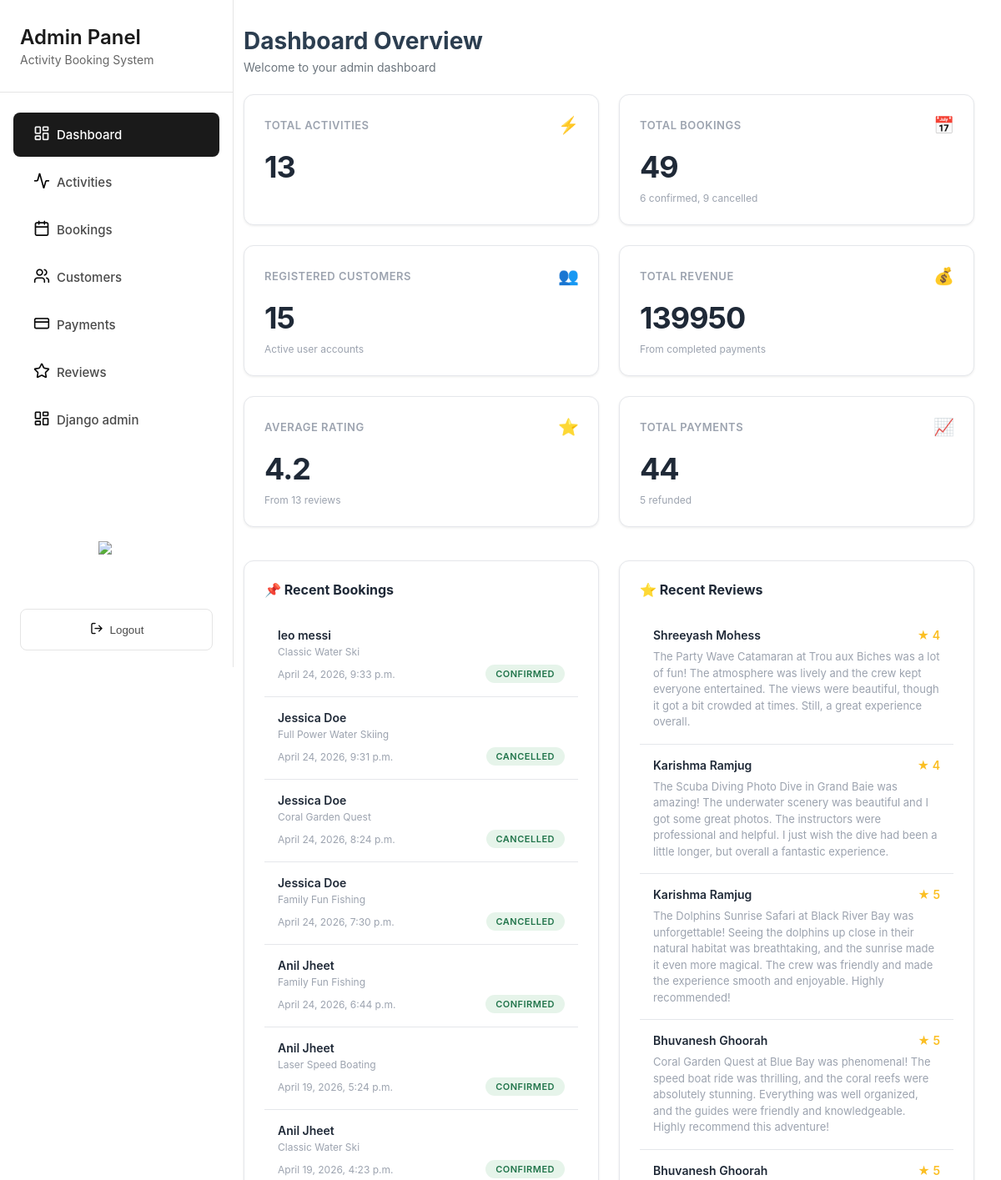
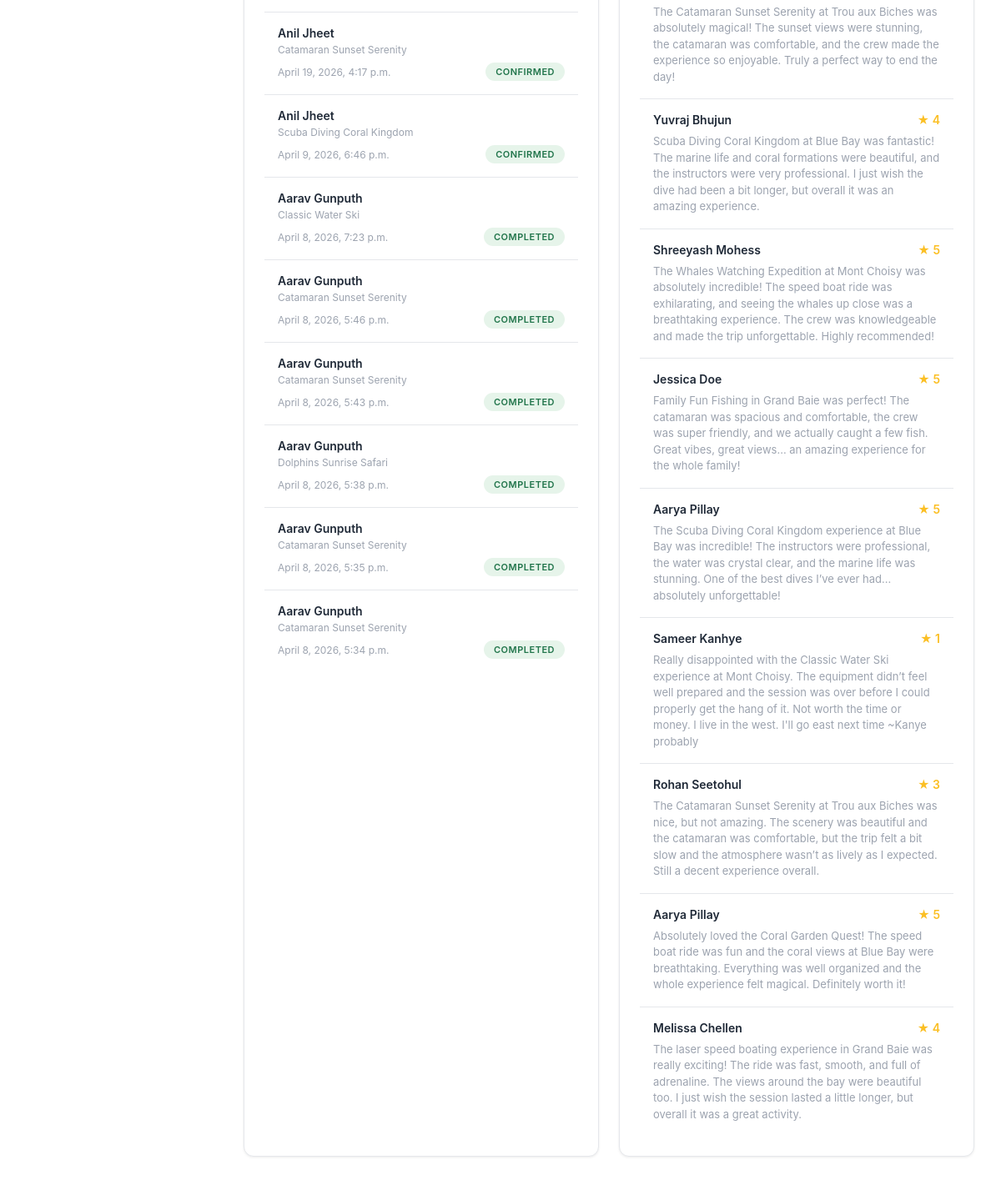
The page /grandblue/admin/dashboard/ (signed in) on the database as committed earlier (2 pictures, top to bottom).
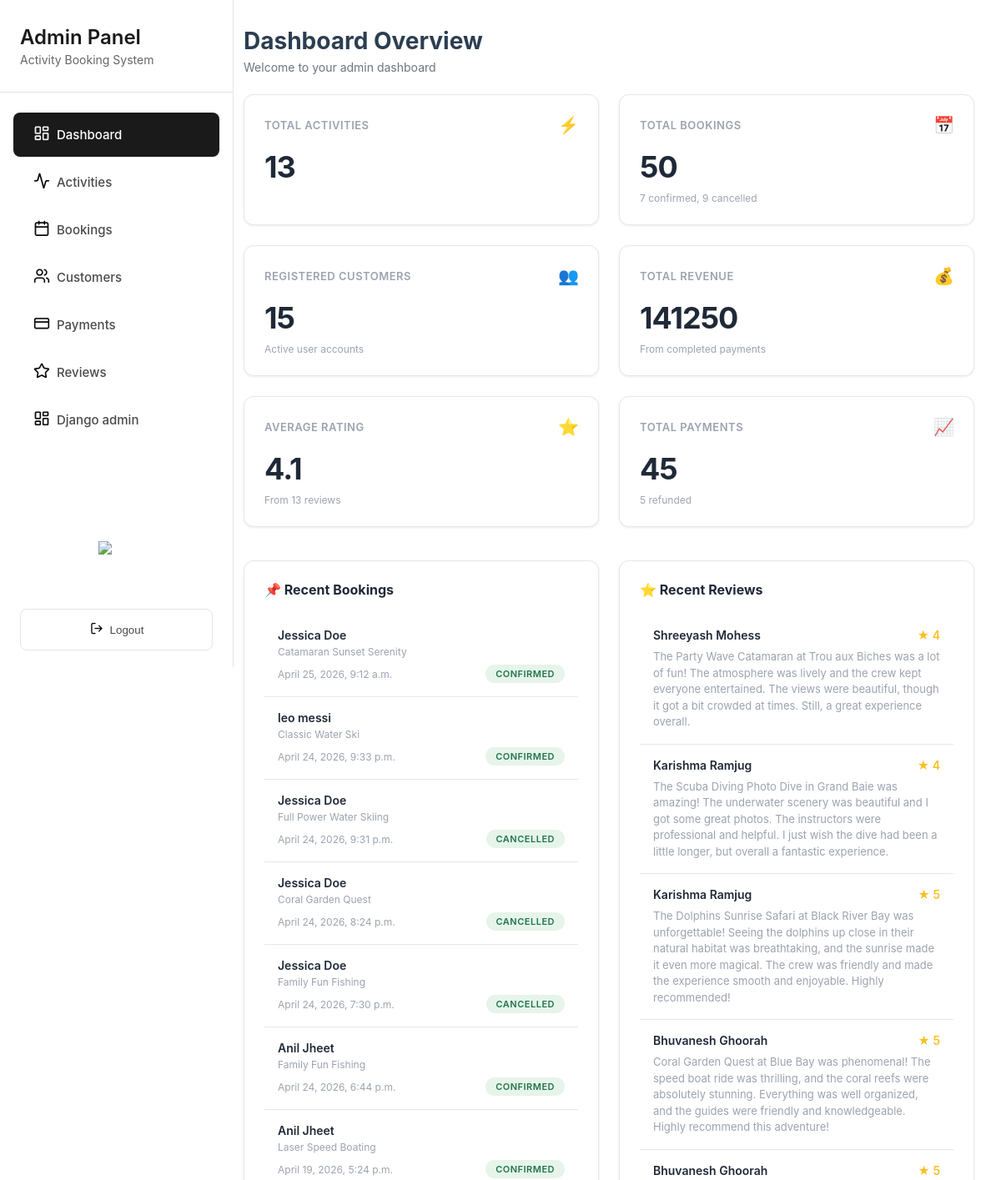
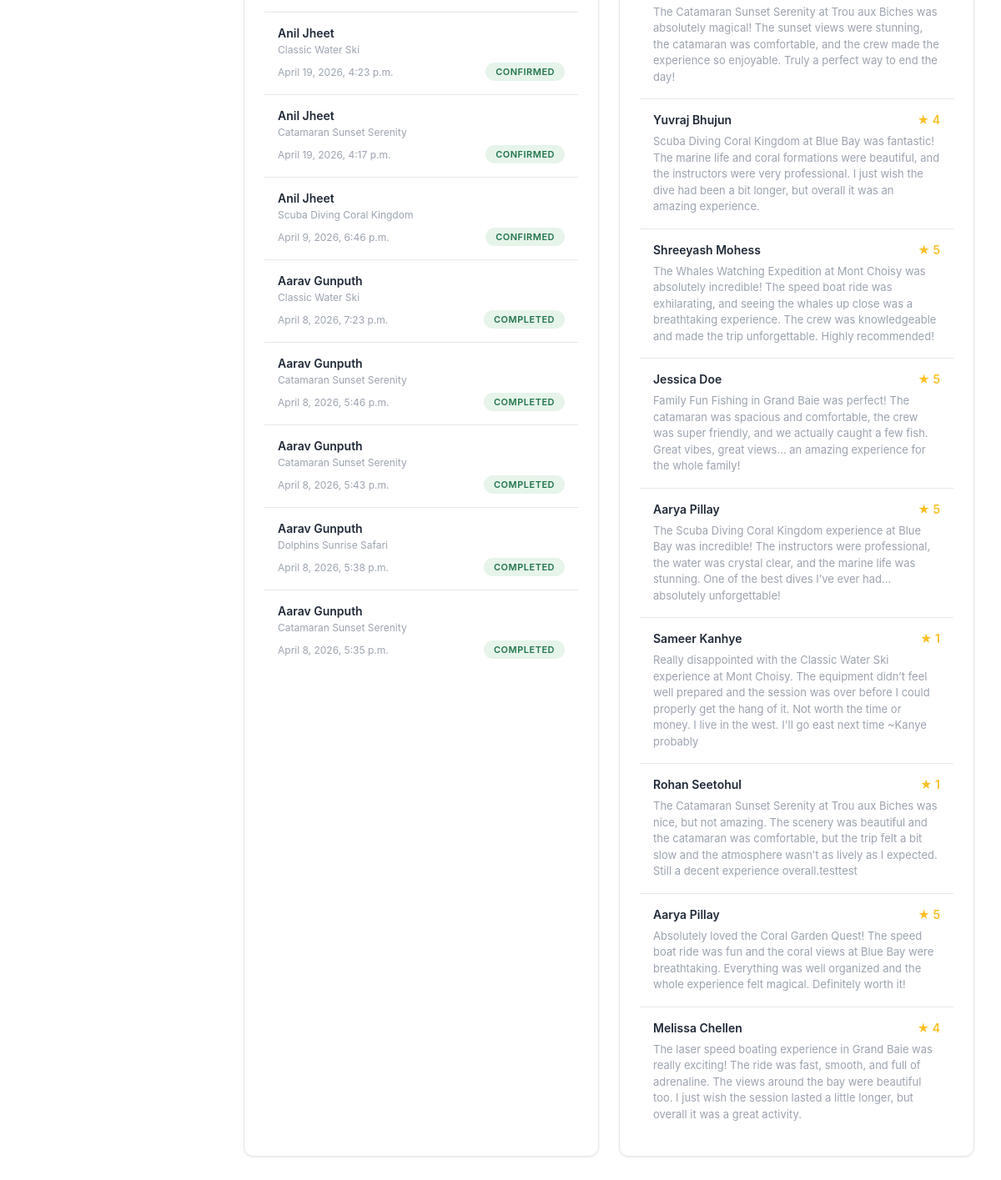
The same page on the database as committed later (2 pictures, top to bottom).
### merger/models.py (models this page shows, shortened)
class Booking(models.Model):
    class Status(models.TextChoices):
        CONFIRMED = "CONFIRMED", "Confirmed"
        CANCELLED = "CANCELLED", "Cancelled"
        COMPLETED = "COMPLETED", "Completed"
    customer = models.ForeignKey(User, related_name="bookings", on_delete=models.CASCADE)
    activity = models.ForeignKey(Activity, related_name="bookings", on_delete=models.CASCADE)
    date = models.DateField(help_text="Selected date for the activity")
    group_size = models.PositiveIntegerField(default=1)
    price_total = models.PositiveIntegerField(help_text="Total price (Rs)")
    status = models.CharField(max_length=12, choices=Status.choices, default=Status.CONFIRMED)
    created_at = models.DateTimeField(auto_now_add=True)
    cancelled_at = models.DateTimeField(blank=True, null=True)
    cancellation_reason = models.TextField(blank=True)
    class Meta:
        ordering = ["-created_at"]
        indexes = [
            models.Index(fields=["status"]),
            models.Index(fields=["date"]),
            models.Index(fields=["customer", "created_at"]),
        ]
        constraints = [
            models.CheckConstraint(
                condition=Q(date__gt=F("created_at")),
                name="booking_date_after_creation"
            ),
        ]

class User(AbstractUser):
    email = models.EmailField(blank=True, unique=True)
    date_joined = models.DateTimeField(default=timezone.now)
    phone = models.CharField(max_length=20, blank=True)
    total_bookings = models.PositiveIntegerField(default=0)
    total_spent = models.DecimalField(max_digits=10, decimal_places=2, default=0.00)
    USERNAME_FIELD = 'email'
    REQUIRED_FIELDS = []
    class Meta:
        ordering = ['email']

class Activity(models.Model):
    ACTIVITY_TYPES = [
        ("Catamaran", "Catamaran"),
        ("Scuba diving", "Scuba diving"),
        ("Dolphin watching", "Dolphin watching"),
        ("Water ski", "Water ski"),
        ("Speed boat", "Speed boat"),
    ]
    name = models.CharField(max_length=255)
    activity_type = models.CharField(max_length=120, blank=True, choices=ACTIVITY_TYPES)
    description = models.TextField()
    base_price = models.PositiveIntegerField(help_text="Price per pax (Rs)")
    location = models.CharField(max_length=120, blank=True)
    latitude = models.FloatField(null=True, blank=True)
    longitude = models.FloatField(null=True, blank=True)
    duration = models.CharField(max_length=60, blank=True)
    max_participants = models.PositiveIntegerField()
    created_at = models.DateTimeField(auto_now_add=True)
    activity_rules = models.TextField(blank=True, help_text="One rule per line")
    safety_equipment = models.TextField(blank=True, help_text="One item per line")
    cancellation_policy = models.TextField(blank=True, help_text="One policy per line")
    map_embed_url = models.TextField(blank=True)
    map_location_description = models.TextField(blank=True)
    class Meta:
        ordering = ["name"]
        indexes = [
            models.Index(fields=["name"]),
            models.Index(fields=["activity_type"]),
            models.Index(fields=["location"]),
        ]
        verbose_name = "Activity"
        verbose_name_plural = "Activities"

class BookingReview(models.Model):
    booking = models.OneToOneField(Booking, related_name="review", on_delete=models.CASCADE)
    customer = models.ForeignKey(User, related_name="reviews", on_delete=models.CASCADE)
    rating = models.PositiveSmallIntegerField(help_text="1-5")
    comment = models.TextField(blank=True)
    is_deleted = models.BooleanField(default=False)
    created_at = models.DateTimeField(auto_now_add=True)
    class Meta:
        ordering = ["-created_at"]
        constraints = [
            models.CheckConstraint(
                condition=models.Q(rating__gte=1, rating__lte=5),
                name="bookingreview_rating_between_1_and_5",
            ),
        ]
        indexes = [models.Index(fields=["customer", "created_at"])]

### merger/shared_views.py (the view)
# urls.py: path('admin/dashboard/', DashboardView.as_view(), name='dashboard'),
class DashboardView(LoginRequiredMixin, StaffRequiredMixin, TemplateView):
    template_name = 'admin_dashboard.html'
    def get_context_data(self, **kwargs):
        context = super().get_context_data(**kwargs)
        stats = Booking.objects.aggregate(
            cancelled=Count('id', filter=Q(status='CANCELLED')),
            confirmed=Count('id', filter=Q(status='CONFIRMED')),
            completed=Count('id', filter=Q(status='COMPLETED')),
        )
        avg_rating = BookingReview.objects.exclude(is_deleted=True).aggregate(average=Avg('rating'))['average'] or 0
        context.update({
            'active_class': "dashboard",
            'cancelled_booking': stats['cancelled'],
            'confirmed_booking': stats['confirmed'],
            'total_booking': stats['cancelled'] + stats['confirmed'] + stats['completed'],
            'total_activities': Activity.objects.count(),
            'registered_customers': User.objects.filter(is_staff=False, is_superuser=False).count(),
            'total_revenue': (
            Payment.objects
            .filter(status="PAID")
            .aggregate(total=Sum("amount"))['total'] or 0
            ),
            'average_rating': round(avg_rating, 1) if avg_rating else 0,
            'total_reviews': BookingReview.objects.exclude(is_deleted=True).aggregate(total=Count('id'))['total'] or 0,
            'total_paid': Payment.objects.filter(status='PAID').count(),
            'total_refunded': Payment.objects.filter(status='REFUNDED').count(),
            'bookings': Booking.objects.select_related('customer').filter(
                created_at__month=timezone.now().month
            ).order_by('-created_at')[:15],
            'reviews': BookingReview.objects.exclude(is_deleted=True).select_related('customer').order_by('-created_at')[:15],
        })
        return context

### merger/shared_views.py (called while the page is built)
    def test_func(self):
        return self.request.user.is_staff

### merger/templates/admin_dashboard.html (shortened to what this page needs)
{% extends 'admin_sidebar.html' %}
{% load static %}
{% block extra_css %}
<link rel="stylesheet" href="{% static 'css/admin_dashboard.css' %}">
{% endblock %}
{% block content %}
<div class="page-header">
    <h1 class="page-title">Dashboard Overview</h1>
    <p class="page-subtitle">Welcome to your admin dashboard</p>
</div>
<div class="stats-container dashboard-grid">
    <div class="stat-card metric-card">
        <div class="metric-header">
            <span class="metric-title">Total Activities</span>
            <span class="metric-icon">⚡</span>
        </div>
        <div class="metric-value">{{ total_activities }}</div>
    </div>
    <div class="stat-card metric-card">
        <div class="metric-header">
            <span class="metric-title">Total Bookings</span>
            <span class="metric-icon">📅</span>
        </div>
        <div class="metric-value">{{ total_booking }}</div>
        <div class="metric-desc">{{ confirmed_booking }} confirmed, {{ cancelled_booking }} cancelled</div>
    </div>
    <div class="stat-card metric-card">
        <div class="metric-header">
            <span class="metric-title">Registered Customers</span>
            <span class="metric-icon">👥</span>
        </div>
        <div class="metric-value">{{ registered_customers }}</div>
        <div class="metric-desc">Active user accounts</div>
    </div>
    <div class="stat-card metric-card">
        <div class="metric-header">
            <span class="metric-title">Total Revenue</span>
            <span class="metric-icon">💰</span>
        </div>
        <div class="metric-value">{{ total_revenue }}</div>
        <div class="metric-desc">From completed payments</div>
    </div>
    <div class="stat-card metric-card">
        <div class="metric-header">
            <span class="metric-title">Average Rating</span>
            <span class="metric-icon">⭐</span>
        </div>
        <div class="metric-value">{{ average_rating }}</div>
        <div class="metric-desc">From {{ total_reviews }} reviews</div>
    </div>
    <div class="stat-card metric-card">
        <div class="metric-header">
            <span class="metric-title">Total Payments</span>
            <span class="metric-icon">📈</span>
        </div>
        <div class="metric-value">{{ total_paid }}</div>
        <div class="metric-desc">{{ total_refunded }} refunded</div>
    </div>
</div>
<div class="section-grid">
    <section class="section">
        <h2 class="section-title">📌 Recent Bookings</h2>
        {% for booking in bookings %}
            <div class="activity-item">
                <div class="activity-name">{{ booking.customer.first_name }} {{ booking.customer.last_name }}</div>
                <div class="activity-type">{{ booking.activity.name }}</div>
                <div class="activity-meta">
                    <span class="activity-date">{{ booking.created_at }}</span>
                    <span class="status-badge status-confirmed">{{ booking.status }}</span>
                </div>
            </div>
        {% endfor %}
    </section>
    <section class="section">
        <h2 class="section-title">⭐ Recent Reviews</h2>
        {% for review in reviews %}
            <div class="review-item">
                <div class="review-header">
                    <div class="review-name">{{ review.customer.first_name }} {{ review.customer.last_name }}</div>
                    <div class="review-rating">★ {{ review.rating }}</div>
                </div>
                <div class="review-text">{{ review.comment }}</div>
            </div>
        {% endfor %}
    </section>
</div>
{% endblock %}

Rows that differ between the two databases and show on the page:
no longer on this page (row unchanged): Booking: customer.first_name "Aarav", customer.last_name "Gunputh", activity.name "Catamaran Sunset Serenity", created_at "April 8, 2026, 5:34 p.m.", status "COMPLETED"
added Booking: customer.first_name "Jessica", customer.last_name "Doe", activity.name "Catamaran Sunset Serenity", created_at "April 25, 2026, 9:12 a.m.", status "CONFIRMED"
changed BookingReview "Rohan": rating "3" → "1"; comment "…Still a decent experience overall." → "…Still a decent experience overall.testtest"
Other text that changed with them:
{{ total_booking }}: "49" → "50"
{{ confirmed_booking }}: "6" → "7"
{{ total_revenue }}: "139950" → "141250"
{{ average_rating }}: "4.2" → "4.1"
{{ total_paid }}: "44" → "45"
